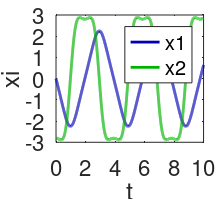

Recreate this plot in MATLAB. (Note: this script raises an error after producing the figure.)
clear all, close all, clc
addpath('./utils');
% addpath('../../../Sources/Code/psv-master')
path2figs = './../Figures/DUFFING/';
mkdir(path2figs)
ModelName = 'DiscoverDuffing';

% Parameters
dt = 0.001;
tspan = dt:dt:10;
x0 = [0; -2.8];

f = @(t,x)([x(2); x(1) - x(1)^3]);
H = @(x)( (1/2)*x(2).^2-(1/2)*x(1).^2 + (1/4)*x(1).^4 );
ode_options = odeset('RelTol',1e-10, 'AbsTol',1e-11);

usesine = 0;
polyorder = 4;
nvar = 2;

%% Trajectory data
ModelName_tmp = [ModelName, '_trajectory_'];

[t,y] = ode45(f,tspan,x0,ode_options);

Hy = zeros(length(y),1);
dy = zeros(size(y));
for k=1:length(y)
    dy(k,:) = f(0,y(k,:))';
    Hy(k) = H(y(k,:));
end

figure; hold on, box on
plot(t,y(:,1),'-','Color',[0,0,0.7],'LineWidth',2)
plot(t,y(:,2),'-','Color',[0,0.7,0],'LineWidth',2)
legend('x1','x2')
xlabel('t'), ylabel('xi')
set(gca,'xtick',[0:2:10])
set(gca,'FontSize',16)
set(gcf,'Position',[100 100 225 200])
set(gcf,'PaperPositionMode','auto')
print('-depsc2', '-loose', [path2figs,ModelName_tmp,'Hamiltonian_Trajectory','.eps']);

% Construct libraries
Theta = buildTheta(y,nvar,polyorder,usesine);
Gamma = buildGamma(y,dy,nvar,polyorder,usesine); % psi 

% Compute SVD
[U,S,V] = svd(0*Theta - Gamma,'econ');

% Least-squares Koopman
K = pinv(Theta)*Gamma;
K(abs(K)<1e-12) = 0;
[T,D] = eig(K);
D = diag(D);
[~,IX] = sort(abs(D),'ascend');

% Compute eigenfunction
xi0 = V(:,end);             % from SVD
xi0(abs(xi0)<1e-12) = 0;

D(IX(1))
xi1 = T(:,IX(1));%+Tls(:,IX(2));  % from least-squares fit
xi1(abs(xi1)<1e-12) = 0; 

% Print coefficients
poolDataLIST({'x','y'},xi0,nvar,polyorder,usesine);
poolDataLIST({'x','y'},xi1,nvar,polyorder,usesine);

% Plot evolution of eigenfunction = Hamiltonian
if length(Hy)~=length(t)
    t = 1:length(Hy);
end

figure; hold on, box on
ph(1) = plot(t,Hy./norm(Hy),'-k', 'LineWidth',18,'Color',[0.7,0.7,0.7]);
ph(2) = plot(t,(Theta)*(xi0)./norm((Theta)*(xi0)),'-b', 'LineWidth',8,'Color',[0,0,1]);
ph(3) = plot(t,-(Theta)*(xi1)./norm((Theta)*(xi1)),'--', 'LineWidth',8,'Color',[0,0.5,0]);
xlabel('t'), ylabel('E')
ylim([0.01-1e-4 0.01+2e-4]), xlim([min(t) max(t)])
set(gca,'xtick',[0:2:10])
legend(ph,'True place', 'SVD place', 'LS place')
set(gca,'FontSize',16)
set(gcf,'Position',[100 100 260 200])
set(gcf,'PaperPositionMode','auto')
print('-depsc2', '-loose', [path2figs,ModelName_tmp,'HamiltonianReconstruction','.eps']);

% Plot error 
dstep = 5;
clear ph
figure; hold on, box on
tmp = Gamma*xi0;
ph(1) = plot(t(1:dstep:end),tmp(1:dstep:end),'-k', 'LineWidth',2);%,'Color',[0,0,1]);
tmp = -Gamma*xi1;
ph(2) = plot(t(1:dstep:end),tmp(1:dstep:end),'-r', 'LineWidth',2);%,'Color',[0,0.5,0]);
xlabel('t'), ylabel('Gamma xi')
xlim([min(t) max(t)])
ylim([min(Gamma*xi1)+0.2*min(Gamma*xi1) max(Gamma*xi1)+0.5*max(Gamma*xi1)])
legend(ph,'SVD p', 'LS  p')
set(gca,'xtick',[0:2:10])
set(gca,'FontSize',16)
set(gcf,'Position',[100 100 225 200])
set(gcf,'PaperPositionMode','auto')
print('-depsc2', '-loose', [path2figs,ModelName_tmp,'HamiltonianError','.eps']);

err0 = (Hy./norm(Hy)-(Theta)*(xi0)./norm((Theta)*(xi0)))./(Hy./norm(Hy));
err1 = (Hy./norm(Hy)-(Theta)*(xi1)./norm((Theta)*(xi1)))./(Hy./norm(Hy));
figure, plot(err0,'-r'),hold on, plot(err1,'--b')
axis tight

return
%% Ensemble data
close all
ModelName_tmp = [ModelName, '_ensemble_'];

% Collect data
clear y dy Hy
[Xgrid,Vgrid] = meshgrid([-2.45:.05:2.5],[-2.45:.05:2.5]);
Nx = size(Xgrid,1), Ny = size(Vgrid,2);
y(:,1) = reshape(Xgrid,[Nx*Ny 1]);
y(:,2) = reshape(Vgrid,[Nx*Ny 1]);
Hy = zeros(length(y),1);
Hdy = zeros(length(y),1);
dy = zeros(size(y));
for k=1:length(y)
    dy(k,:) = f(0,y(k,:))';
    Hy(k) = H(y(k,:));
    Hdy(k) = H(dy(k,:));
end

cmap = gray(2*11);
cmap = cmap(1:2:end,:);
xH = [-2.4:0.01:2.4];
[X,V] = meshgrid(xH,xH);
Hfield = (1/2)*V.^2-(X.^2)/2 + (1/4)*X.^4; 

figure; box on, hold on
sh = surf(xH,xH,zeros(size(Hfield)));shading interp, view(2)
sh.FaceColor = [0 0 0];
contourf(xH,xH,log(Hfield+(0.2500001)),[log([-0.2,-0.1,0,0.25:0.5:4]+(0.2500001))],'LineColor','none'), colormap(cmap)
hold on
sh = scatter(Xgrid(:),Vgrid(:),'.b');
sh.SizeData = 5;
x1 = -sqrt(2):0.01:sqrt(2);
plot(x1,x1.*sqrt(1-0.5.*(x1).^2),'--y')
plot(x1,-x1.*sqrt(1-0.5.*(x1).^2),'--y')
xlabel('x1'), ylabel('x2')
drawnow
set(gca,'FontSize',16)
set(gcf,'Position',[100 100 220 200])
set(gcf,'PaperPositionMode','auto')
% print('-painters','-depsc2', '-loose', [path2figs,ModelName_tmp,'Hamiltonian_SamplingPoints','.eps']);
print('-opengl','-depsc2', '-loose', [path2figs,ModelName_tmp,'Hamiltonian_SamplingPoints','.eps']);

% Construct libraries
Theta = buildTheta(y,nvar,polyorder,usesine);
Gamma = buildGamma(y,dy,nvar,polyorder,usesine);

% Compute SVD
[U,S,V] = svd(0*Theta - Gamma,'econ');

% Least-squares Koopman
K = pinv(Theta)*Gamma;
K(abs(K)<1e-12) = 0;
[T,D] = eig(K);
D = diag(D);
[~,IX] = sort(abs(D),'ascend');

% Compute eigenfunction
xi0 = V(:,end);             % from SVD
xi0(abs(xi0)<1e-12) = 0;

D(IX(1))
xi1 = T(:,IX(1));  % from least-squares fit
xi1(abs(xi1)<1e-12) = 0; 

% Print coefficients
poolDataLIST({'x','y'},xi0,nvar,polyorder,usesine);
poolDataLIST({'x','y'},xi1,nvar,polyorder,usesine);

% Plot evolution of eigenfunction = Hamiltonian
if length(Hy)~=length(t)
    t = 1:length(Hy);
end

%% Show results for ensemble of points
close all
figure; hold on, box on
ph(1) = plot(t,Hy./norm(Hy),'-k', 'LineWidth',5,'Color',[0.7,0.7,0.7]);
ph(2) = plot(t,(Theta)*(xi0)./norm((Theta)*(xi0)),'-k', 'LineWidth',2);%,'Color',[0,0,1]);
ph(3) = plot(t,-(Theta)*(xi1)./norm((Theta)*(xi1)),'-r', 'LineWidth',2);%,'Color',[0,0.5,0]);
xlabel('sampling point'), ylabel('E')
ylim([-0.005 0.05]),
xlim([-0 10])
legend(ph,'True place', 'SVD place', 'LS place','location','north')
set(gca,'FontSize',16)
set(gcf,'Position',[100 100 240 200])
set(gcf,'PaperPositionMode','auto')
print('-depsc2', '-loose', [path2figs,ModelName_tmp,'HamiltonianReconstruction','.eps']);

% Plot error
dstep = 5;
clear ph
figure; hold on, box on
tmp = Gamma*xi1;
ph(2) = plot([1:dstep:Nx*Ny],tmp(1:dstep:end),'-r', 'LineWidth',2);%,'Color',[0,0.5,0]);
tmp = Gamma*xi0;
ph(1) = plot([1:dstep:Nx*Ny],tmp(1:dstep:end),'-k', 'LineWidth',2);%,'Color',[0,0,1]);
xlabel('sampling point'), ylabel('Gamma xi')
axis tight
xlim([0,Nx*Ny+10])
set(gca, 'xtick',[5000 10000],'xticklabel',{'5k', '10k'})
set(gca,'FontSize',16)
set(gcf,'Position',[100 100 225 200])
set(gcf,'PaperPositionMode','auto')
print('-depsc2', '-loose', [path2figs,ModelName_tmp,'HamiltonianError','.eps']);
